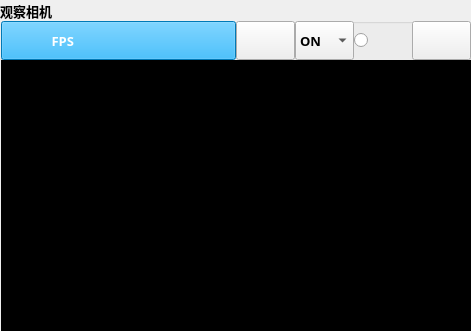
    <widget class="QGroupBox" name="groupBox_camera_6">
     <property name="enabled">
      <bool>true</bool>
     </property>
     <property name="geometry">
      <rect>
       <x>970</x>
       <y>350</y>
       <width>471</width>
       <height>331</height>
      </rect>
     </property>
     <property name="font">
      <font>
       <family>Bahnschrift SemiBold</family>
       <pointsize>10</pointsize>
       <weight>75</weight>
       <bold>true</bold>
      </font>
     </property>
     <property name="styleSheet">
      <string notr="true"/>
     </property>
     <property name="title">
      <string>观察相机</string>
     </property>
     <widget class="QWidget" name="layoutWidget_20">
      <property name="geometry">
       <rect>
        <x>1</x>
        <y>21</y>
        <width>471</width>
        <height>311</height>
       </rect>
      </property>
      <layout class="QVBoxLayout" name="verticalLayout_22" stretch="1,7">
       <property name="spacing">
        <number>0</number>
       </property>
       <item>
        <layout class="QHBoxLayout" name="horizontalLayout_22" stretch="4,1,1,1,1">
         <property name="spacing">
          <number>0</number>
         </property>
         <property name="sizeConstraint">
          <enum>QLayout::SetNoConstraint</enum>
         </property>
         <property name="rightMargin">
          <number>1</number>
         </property>
         <item>
          <widget class="QPushButton" name="pushButton_FPS_6">
           <property name="sizePolicy">
            <sizepolicy hsizetype="Preferred" vsizetype="Preferred">
             <horstretch>0</horstretch>
             <verstretch>0</verstretch>
            </sizepolicy>
           </property>
           <property name="styleSheet">
            <string notr="true">
background-color: rgb(0, 170, 255);
color: rgb(255, 255, 255);</string>
           </property>
           <property name="text">
            <string>FPS                                 </string>
           </property>
          </widget>
         </item>
         <item>
          <widget class="QToolButton" name="camera_6">
           <property name="sizePolicy">
            <sizepolicy hsizetype="Minimum" vsizetype="Minimum">
             <horstretch>0</horstretch>
             <verstretch>0</verstretch>
            </sizepolicy>
           </property>
           <property name="text">
            <string/>
           </property>
           <property name="icon">
            <iconset resource="image.qrc">
             <normaloff>:/image/image/camera.png</normaloff>:/image/image/camera.png</iconset>
           </property>
           <property name="iconSize">
            <size>
             <width>32</width>
             <height>32</height>
            </size>
           </property>
          </widget>
         </item>
         <item>
          <widget class="QComboBox" name="triggermode_6">
           <property name="sizePolicy">
            <sizepolicy hsizetype="Preferred" vsizetype="Minimum">
             <horstretch>0</horstretch>
             <verstretch>0</verstretch>
            </sizepolicy>
           </property>
           <item>
            <property name="text">
             <string>ON</string>
            </property>
           </item>
           <item>
            <property name="text">
             <string>OFF</string>
            </property>
           </item>
          </widget>
         </item>
         <item>
          <widget class="QRadioButton" name="saveimage_6">
           <property name="sizePolicy">
            <sizepolicy hsizetype="Minimum" vsizetype="Minimum">
             <horstretch>0</horstretch>
             <verstretch>0</verstretch>
            </sizepolicy>
           </property>
           <property name="text">
            <string/>
           </property>
           <property name="icon">
            <iconset resource="image.qrc">
             <normaloff>:/image/image/saveimage.png</normaloff>:/image/image/saveimage.png</iconset>
           </property>
           <property name="iconSize">
            <size>
             <width>32</width>
             <height>32</height>
            </size>
           </property>
          </widget>
         </item>
         <item>
          <widget class="QToolButton" name="software_6">
           <property name="sizePolicy">
            <sizepolicy hsizetype="Minimum" vsizetype="Minimum">
             <horstretch>0</horstretch>
             <verstretch>0</verstretch>
            </sizepolicy>
           </property>
           <property name="text">
            <string/>
           </property>
           <property name="icon">
            <iconset resource="image.qrc">
             <normaloff>:/image/image/software.png</normaloff>:/image/image/software.png</iconset>
           </property>
           <property name="iconSize">
            <size>
             <width>32</width>
             <height>32</height>
            </size>
           </property>
          </widget>
         </item>
        </layout>
       </item>
       <item>
        <widget class="Form" name="form_6">
         <property name="enabled">
          <bool>true</bool>
         </property>
         <property name="styleSheet">
          <string notr="true">background-color: rgb(0, 0, 0);</string>
         </property>
         <property name="frameShape">
          <enum>QFrame::StyledPanel</enum>
         </property>
         <property name="frameShadow">
          <enum>QFrame::Raised</enum>
         </property>
        </widget>
       </item>
      </layout>
     </widget>
    </widget>
